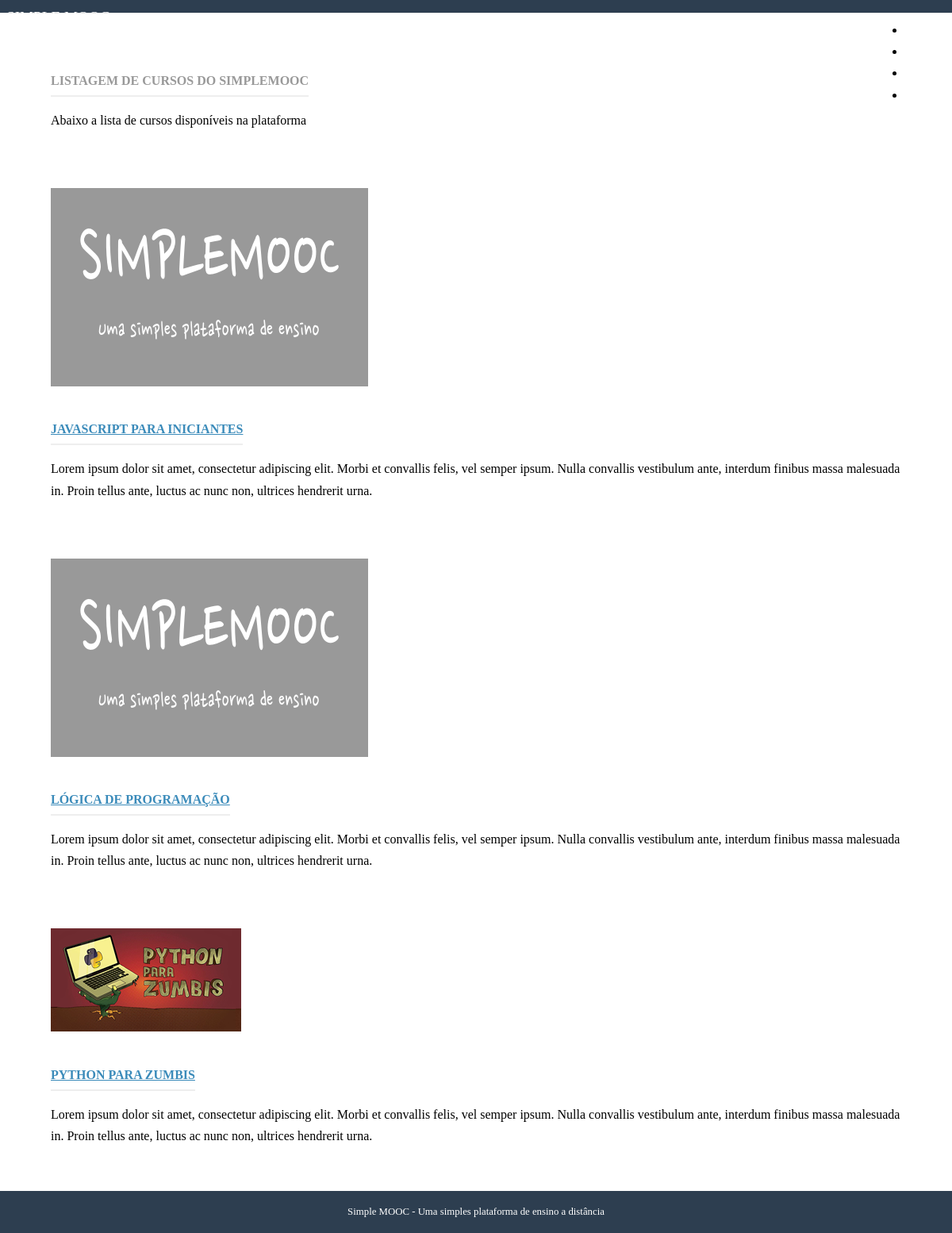
Screenshot of /cursos/ with the database file from the repository.
### app_courses/models.py (models this page shows, shortened)
class Course(models.Model):
    name = models.CharField('Nome', max_length=100)
    slug = models.SlugField('Atalho')
    description = models.TextField('Descrição', blank=True)
    about = models.TextField('Sobre o Curso', blank=True)
    start_date = models.DateField('Data de Início', null=True, blank=True)
    image = models.ImageField(upload_to='courses/images', verbose_name='Imagem', null=True, blank=True)
    created_at = models.DateTimeField('Criado em', auto_now_add=True)
    updated_at = models.DateTimeField('Atualizado em', auto_now=True)
    objects = CourseManager()
    def get_absolute_url(self):
        return reverse('app_courses:details', args=(self.slug,))
    class Meta:
        verbose_name = 'Curso'
        verbose_name_plural = 'Cursos'
        ordering = ['name']

### app_courses/views.py (the view)
# urls.py: path('', views.index, name='index'),
def index(request):
    courses = Course.objects.all()
    template = 'courses/index.html'
    context = {
        'courses': courses
    }
    return render(request, template, context)

### templates/courses/index.html (shortened to what this page needs)
{% extends "simplemooc/base.html" %}
{% load static %}
{% block content %}
<div class="pure-g-r content-ribbon">
    <div class="pure-u-1">
        <div class="l-box">
            <h4 class="content-subhead">Listagem de Cursos do SimpleMOOC</h4>
            <p>Abaixo a lista de cursos disponíveis na plataforma</p>
        </div>
    </div>
</div>
{% for course in courses %}
<div class="pure-g-r content-ribbon">
    <div class="pure-u-1-3">
        <div class="l-box">
            <a href="{% url 'app_courses:details' course.slug %}">
            {% if course.image %}
            <img src="{{ course.image.url }}" alt="{{ course.name }}" />
            {% else %}
            <img src="{% static 'img/course-image.png' %}" alt="{{ course.name }}" />
            {% endif %}
            </a>
        </div>
    </div>
    <div class="pure-u-2-3">
        <div class="l-box">
            <h4 class="content-subhead"><a href="{{ course.get_absolute_url }}" title="">{{ course.name }}</a></h4>
            {{ course.description|linebreaks }}
        </div>
    </div>
</div>
{% endfor %}
{% endblock %}

### templates/simplemooc/base.html (shortened to what this page needs)
<!doctype html>
{% load static %}
<html lang="en">
<head>
    <link rel="stylesheet" href="http://yui.yahooapis.com/pure/0.3.0/pure-min.css">
    <link rel="stylesheet" href="{% static 'css/styles.css' %}" />
</head>
<body>
<div class="header">
    <div class="home-menu pure-menu pure-menu-open pure-menu-horizontal pure-menu-fixed">
        <a class="pure-menu-heading" href="{% url 'app_simplemooc:index' %}">SIMPLE MOOC</a>
        <ul>
            <li class="pure-menu-selected"><a href="{% url 'app_simplemooc:index' %}">Início</a></li>
            <li><a href="{% url 'app_courses:index' %}">Cursos</a></li>
            <li><a href="{% url 'app_simplemooc:contact' %}">Contato</a></li>
            {% if user.is_authenticated %}
            <li><a href="{% url 'app_accounts:dashboard' %}">Painel</a></li>
            <li><a href="">Sair</a></li>
            {% else %}
            <li><a href="{% url 'accounts:login' %}">Entrar</a></li>
            {% endif %}
        </ul>
    </div>
</div>
<div class="content">
    {% block content %}{% endblock %}
    <div class="footer">
        Simple MOOC - Uma simples plataforma de ensino a distância
    </div>
</div>
</body>
</html>

### static/css/styles.css (style rules this page uses)
* { -webkit-box-sizing: border-box; -moz-box-sizing: border-box; box-sizing: border-box; }
body { margin: 0 auto; line-height: 1.7em; }
a { color: #3b8bba; }
.content { padding-top: 2em; }
.l-box { padding: 1em; }
.header { margin: 0 0; }
.header .pure-menu { padding: 0.5em; background-color: #2d3e50; }
.header .pure-menu a { color: #fff; }
.header .pure-menu-heading { float: left; }
.header ul { float: right; }
.home-menu { padding: 0.5em; text-align: left; box-shadow: 0 1px 1px rgba(0,0,0, 0.10); }
.home-menu.pure-menu-open { background: #2d3e50; }
.pure-menu.pure-menu-open.pure-menu-fixed { border-bottom: none; z-index: 4; }
.home-menu .pure-menu-heading { color: white; font-weight: 400; font-size: 120%; }
.home-menu .pure-menu-selected a { color: white; }
.home-menu a { color: #6FBEF3; }
.content .content-subhead { color: #999; padding-bottom: 0.3em; text-transform: uppercase; margin: 0; border-bottom: 2px solid #eee; display: inline-block; }
.content .content-ribbon { margin: 1.5em 3em; }
.footer { background: #2d3e50; color: #fff; text-align: center; padding: 1em; font-size: 80%; }

### rows the page displays
Course: name "JAVASCRIPT PARA INICIANTES", description "Lorem ipsum dolor sit amet, consectetur adipiscing elit. Morbi et convallis felis, vel semper ipsum. Nulla convallis vestibulum ante, interdum finibus massa malesuada in. Proin tellus ante, luctus ac nunc non, ultrices hendrerit urna."
Course: name "LÓGICA DE PROGRAMAÇÃO", description "Lorem ipsum dolor sit amet, consectetur adipiscing elit. Morbi et convallis felis, vel semper ipsum. Nulla convallis vestibulum ante, interdum finibus massa malesuada in. Proin tellus ante, luctus ac nunc non, ultrices hendrerit urna."
Course: image (picture), name "PYTHON PARA ZUMBIS", description "Lorem ipsum dolor sit amet, consectetur adipiscing elit. Morbi et convallis felis, vel semper ipsum. Nulla convallis vestibulum ante, interdum finibus massa malesuada in. Proin tellus ante, luctus ac nunc non, ultrices hendrerit urna."
